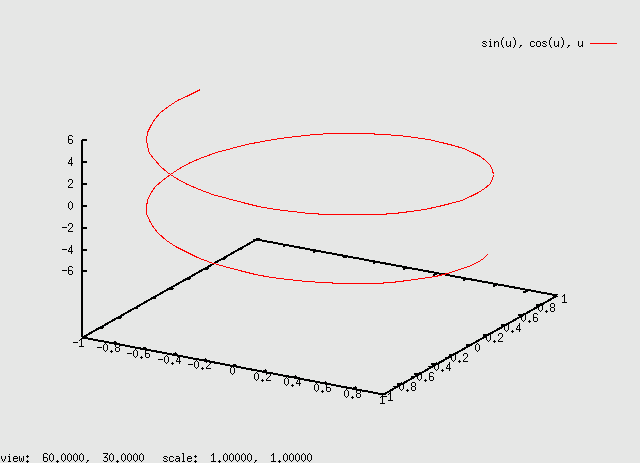

Generate this figure with gnuplot:
set parametric
splot sin(u),cos(u),u
